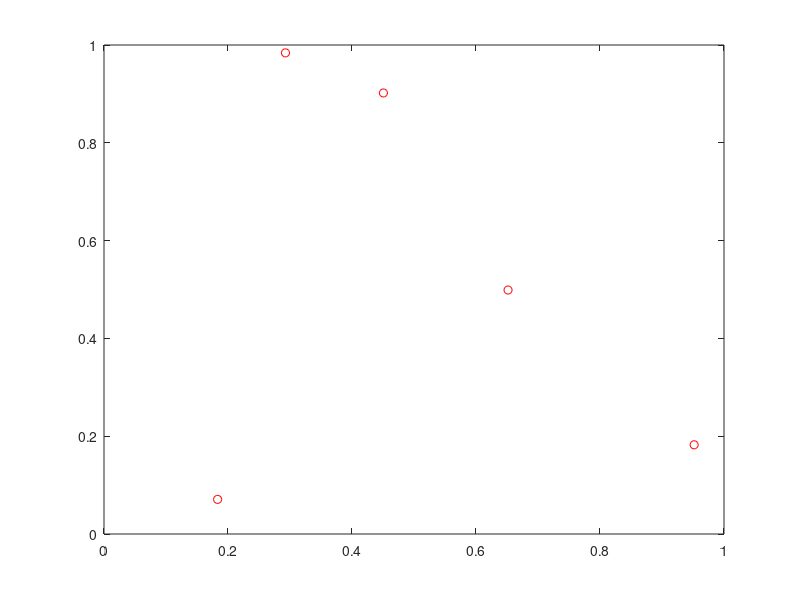

This chart was generated by the following MATLAB code: (Note: this script raises an error after producing the figure.)
x = rand(5,1);
y = rand(5,1);

figure;
plot(x, y, 'or');   % plot as red rings (o's)

V = vandermonde(x);

alpha = linsolve(V, y);

% La funzione polyval di matlab permette di costruire un polinomio passando i coefficienti delle
% x, con il primo elemento che corrisponde al coefficiente della x di grado massimo.

alpha = alpha(length(alpha) : -1 : 1); % riordinato al contrario

% per plottare il polinomio devo stampare molti punti, e quindi devo avere un vettore molto più fine.
% voglio dei punti equispaziati

x_plot = linspace(0, 1, 10000);
y_plot = polyval(alpha, x_plot);

hold on % attiva la sovrascrittura del canvas della figura

plot(x_plot, y_plot);
